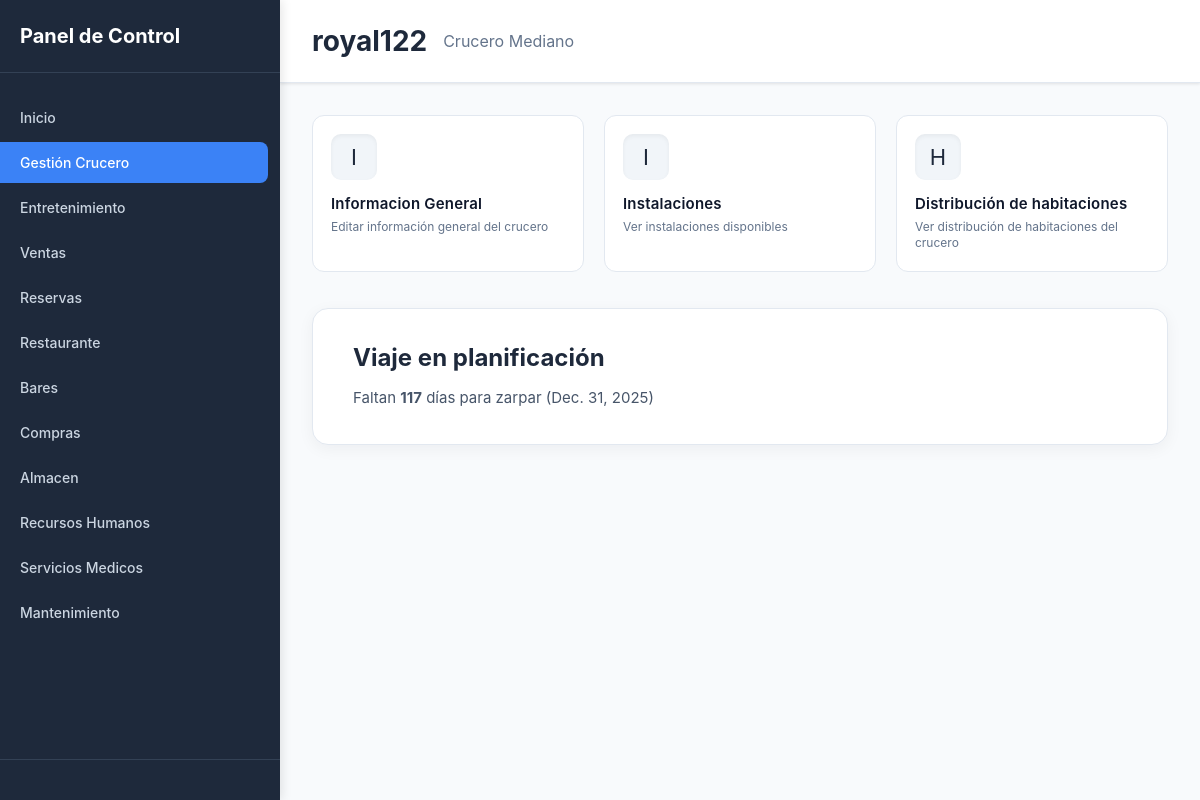
/1/, run on the app's committed database.
### Administracion-proyecto-Crucero-Development-Almac-n/apps/cruceros/models.py (models this page shows, shortened)
class Crucero(models.Model):
    class EstadoOperativo(models.TextChoices):
        ACTIVO = "activo", "Activo"
        INACTIVO = "inactivo", "Inactivo"
        MANTENIMIENTO = "mantenimiento", "En mantenimiento"
        VIAJE = "viaje", "En viaje"
    class TipoCombustible(models.TextChoices):
        DIESEL = "diesel", "Diésel"
        GASOLINA = "gasolina", "Gasolina"
        GNL = "gnl", "Gas Natural Licuado"
        HIBRIDO = "hibrido", "Híbrido"
    class TipoCrucero(models.TextChoices):
        PEQUENO = "pequeno", "Pequeño"
        MEDIANO = "mediano", "Mediano"
        GRANDE = "grande", "Grande"
    nombre = models.CharField(max_length=100)
    tipo_crucero = models.CharField(
        max_length=30,
        choices=TipoCrucero.choices,
    default=TipoCrucero.MEDIANO,
        help_text="Tipo de crucero"
    )
    codigo_identificacion = models.CharField(max_length=50, unique=True)
    fecha_botadura = models.DateField()
    fecha_adquisicion = models.DateField()
    capacidad_pasajeros = models.PositiveIntegerField()
    capacidad_tripulacion = models.PositiveIntegerField()
    tonelaje = models.DecimalField(max_digits=10, decimal_places=2, help_text="Toneladas de peso muerto")
    eslora = models.DecimalField(max_digits=7, decimal_places=2, help_text="Longitud total (m)")
    manga = models.DecimalField(max_digits=7, decimal_places=2, help_text="Ancho máximo (m)")
    altura = models.DecimalField(max_digits=7, decimal_places=2, help_text="Altura (m)")
    numero_cubiertas = models.PositiveIntegerField(default=0, help_text="Número de cubiertas")
    bandera = models.CharField(max_length=50)
    puerto_base = models.CharField(max_length=100)
    estado_operativo = models.CharField(
        max_length=20,
        choices=EstadoOperativo.choices,
        default=EstadoOperativo.ACTIVO
    )
    descripcion = models.TextField(blank=True, default="", help_text="Descripción general del crucero")
    modelo_motor = models.CharField(max_length=100, blank=True)
    velocidad_maxima = models.DecimalField(
        max_digits=6,
        decimal_places=2,
        help_text="Velocidad máxima en nudos"
    )
    ultimo_mantenimiento = models.DateField(blank=True, null=True)
    proximo_mantenimiento = models.DateField(blank=True, null=True)
    tipo_combustible = models.CharField(
        max_length=20,
        choices=TipoCombustible.choices,
        default=TipoCombustible.DIESEL
    )
    consumo_combustible = models.DecimalField(
        max_digits=8,
        decimal_places=2,
        help_text="Consumo promedio en litros/hora",
        blank=True,
        null=True
    )
    class Meta:
        verbose_name = "Crucero"
        verbose_name_plural = "Cruceros"
        ordering = ['nombre']

class Viaje(models.Model):
    ESTADOS = (
        ('planificacion', 'En Planificación'),
        ('activo', 'Activo'),
        ('completado', 'Completado'),
    )
    crucero = models.ForeignKey(Crucero, on_delete=models.CASCADE, related_name='viajes')
    ruta = models.ForeignKey(Ruta, on_delete=models.CASCADE)
    fecha_inicio = models.DateField(null=True, blank=True)
    fecha_fin = models.DateField(null=True, blank=True)
    estado = models.CharField(max_length=20, choices=ESTADOS, default='planificacion')
    class Meta:
        ordering = ['-fecha_inicio']

### Administracion-proyecto-Crucero-Development-Almac-n/apps/cruceros/views.py (the view)
# urls.py: path("<int:crucero_id>/", views.mostrar_inicio, name="gestion_crucero"),
def mostrar_inicio(request, crucero_id):
    crucero = get_object_or_404(Crucero, pk=crucero_id)
    if request.method == 'POST' and request.POST.get('accion') == 'editar_crucero':
        form_edit = CruceroEditForm(request.POST, instance=crucero)
        if form_edit.is_valid():
            form_edit.save()
            return redirect('gestion_crucero', crucero_id=crucero.id)
    else:
        form_edit = CruceroEditForm(instance=crucero)
    if crucero.viajes.filter(estado="activo").count() == 0 and crucero.viajes.filter(estado = "planificacion").count() == 0:
        return _manejar_crucero_sin_viajes(request, crucero)
    return _mostrar_vista_inicio(request, crucero, form_edit)

### Administracion-proyecto-Crucero-Development-Almac-n/apps/cruceros/Services/vista_helpers.py (called while the page is built)
def construir_contexto_preview(crucero: Crucero, viajes_crucero, primer_viaje, fecha_sistema: FechaDelSistema) -> Dict[str, Any]:
    hoy = fecha_sistema.fecha_actual
    datos_viaje = obtener_datos_viaje(primer_viaje, hoy)
    instalaciones = crucero.instalaciones.all()
    distribucion = obtener_distribucion_habitaciones(crucero)
    return {
        'crucero': crucero,
        'viajes': viajes_crucero,
        'primer_viaje': primer_viaje,
        'hoy': hoy,
        "instalaciones": instalaciones,
        "distribucion_habitaciones": distribucion,
        **datos_viaje
    }

def obtener_datos_viaje(viaje, hoy):
    if viaje.estado == 'planificacion':
        return datos_viaje_planificacion(viaje, hoy)
    elif viaje.estado == 'activo':
        return datos_viaje_activo(viaje, hoy)
    return {}

def datos_viaje_planificacion(viaje, hoy):
    if not viaje.fecha_inicio:
        return {}
    dias_para_zarpe = max(0, (viaje.fecha_inicio - hoy).days)
    return {'dias_para_zarpe': dias_para_zarpe}

def obtener_distribucion_habitaciones(crucero: Crucero):
    tipos = (TipoHabitacion.objects.filter(habitaciones__crucero=crucero).distinct().order_by('nombre'))
    distribucion = []
    for tipo in tipos:
        total = Habitacion.objects.filter(crucero=crucero, tipo_habitacion=tipo).count()
        distribucion.append({
            'nombre': tipo.nombre,
            'capacidad_tipo': tipo.capacidad,
            'cantidad_habitaciones': total,
            'capacidad_total': total * tipo.capacidad,
            'descripcion': tipo.descripcion,
        })
    return distribucion

### Administracion-proyecto-Crucero-Development-Almac-n/apps/cruceros/views.py (called while the page is built)
def _mostrar_vista_inicio(request, crucero, form_edit):
    viajes_crucero = crucero.viajes.filter(estado__in = ["activo", "planificacion"]).order_by('fecha_inicio')
    primer_viaje = viajes_crucero.first()
    fecha_sistema = FechaDelSistema.objects.first()
    contexto = construir_contexto_preview(crucero, viajes_crucero, primer_viaje, fecha_sistema)
    contexto['form_crucero_edit'] = form_edit
    return render(request, 'inicio/inicio.html', contexto)

### Administracion-proyecto-Crucero-Development-Almac-n/apps/cruceros/Templates/inicio/inicio.html (shortened to what this page needs)
{% load static %}
<!DOCTYPE html>
<html lang="es">
<head>
    <link rel="stylesheet" href="{% static 'Css/inicio.css' %}">
</head>
<body>
    <div class="dashboard-container">
        <aside class="sidebar">
            <div class="sidebar-header">
                <div class="logo" onclick="toggleSidebar()" style="cursor: pointer;">
                    <span class="logo-text">Panel de Control</span>
                </div>
            </div>
            <nav class="sidebar-nav">
                <ul class="nav-list">
                    <li class="nav-item">
                        <a href="/" class="nav-link">
                            <span class="nav-text">Inicio</span>
                        </a>
                    </li>
                    <li class="nav-item active">
                        <a href="{% url 'gestion_crucero' crucero.id %}" class="nav-link">
                            <span class="nav-text">Gestión Crucero</span>
                        </a>
                    </li>
                    <li class="nav-item">
                        <a href="{% url 'entretenimiento:entretenimiento' crucero.id%}" class="nav-link">
                            <span class="nav-text">Entretenimiento</span>
                        </a>
                    </li>
                    <li class="nav-item">
                        <a href="#" class="nav-link">
                            <span class="nav-text">Ventas</span>
                        </a>
                    </li>
                    <li class="nav-item">
                        <a href="#" class="nav-link">
                            <span class="nav-text">Reservas</span>
                        </a>
                    </li>
                    <li class="nav-item">
                        <a href="#" class="nav-link">
                            <span class="nav-text">Restaurante</span>
                        </a>
                    </li>
                    <li class="nav-item">
                        <a href="{% url 'bares' crucero.id %}" class="nav-link">
                            <span class="nav-text">Bares</span>
                        </a>
                    </li>
                    <li class="nav-item">
                        <a href="#" class="nav-link">
                            <span class="nav-text">Compras</span>
                        </a>
                    </li>
                    <li class="nav-item">
                        <a href="{% url 'vista_almacen' crucero.id %}" class="nav-link">
                            <span class="nav-text">Almacen</span>
                        </a>
                    </li>
                    <li class="nav-item">
                        <a href="#" class="nav-link">
                            <span class="nav-text">Recursos Humanos</span>
                        </a>
                    </li>
                    <li class="nav-item">
                        <a href="#" class="nav-link">
                            <span class="nav-text">Servicios Medicos</span>
                        </a>
                    </li>
                    <li class="nav-item">
                        <a href="#" class="nav-link">
                            <span class="nav-text">Mantenimiento</span>
                        </a>
                    </li>
                </ul>
            </nav>
            <div class="sidebar-footer">
            </div>
        </aside>
        <main class="main-content">
            <header class="main-header">
                <div class="header-left">
                    <h1 class="page-title">{{ crucero.nombre }}</h1>
                    <p class="page-subtitle">Crucero {{ crucero.get_tipo_crucero_display }}</p>
                </div>
            </header>
            <div class="dashboard-content">
                <div class="quick-cards">
                    <a href="#" class="quick-card">
                        <div class="quick-card__icon" aria-hidden="true">I</div>
                        <div class="quick-card__body">
                            <h3 class="quick-card__title">Informacion General</h3>
                            <p class="quick-card__text">Editar información general del crucero</p>
                        </div>
                    </a>
                    <a href="#" class="quick-card">
                        <div class="quick-card__icon" aria-hidden="true">I</div>
                        <div class="quick-card__body">
                            <h3 class="quick-card__title">Instalaciones</h3>
                            <p class="quick-card__text">Ver instalaciones disponibles</p>
                        </div>
                    </a>
                    <a href="#" class="quick-card">
                        <div class="quick-card__icon" aria-hidden="true">H</div>
                        <div class="quick-card__body">
                            <h3 class="quick-card__title">Distribución de habitaciones</h3>
                            <p class="quick-card__text">Ver distribución de habitaciones del crucero</p>
                        </div>
                    </a>
                </div>
                {% if primer_viaje %}
                    {% if primer_viaje.estado == 'planificacion' %}
                        <div class="viaje-planificacion">
                            <h2 class="viaje-planificacion__title">Viaje en planificación</h2>
                            {% if primer_viaje.fecha_inicio %}
                                {% if dias_para_zarpe > 0 %}
                                    <p class="viaje-planificacion__text">Faltan <strong>{{ dias_para_zarpe }}</strong> día{{ dias_para_zarpe|pluralize:"s" }} para zarpar ({{ primer_viaje.fecha_inicio }})</p>
                                {% elif dias_para_zarpe == 0 %}
                                    <p class="viaje-planificacion__text">Zarpa hoy ({{ primer_viaje.fecha_inicio }})</p>
                                {% else %}
                                    <p class="viaje-planificacion__text">La fecha programada de inicio ya pasó ({{ primer_viaje.fecha_inicio }})</p>
                                {% endif %}
                            {% else %}
                                <p class="viaje-planificacion__text">Aún no se ha definido una fecha de inicio.</p>
                            {% endif %}
                        </div>
                    {% endif %}
                {% endif %}
            </div>
        </main>
    </div>
</body>
</html>

### Administracion-proyecto-Crucero-Development-Almac-n/apps/cruceros/Static/Css/inicio.css (style rules this page uses)
body { font-family: 'Inter', 'Segoe UI', Tahoma, Geneva, Verdana, sans-serif; margin: 0; padding: 0; background: #f8fafc; min-height: 100vh; }
.dashboard-container { display: flex; min-height: 100vh; }
.sidebar { width: 280px; background: #1e293b; color: white; display: flex; flex-direction: column; position: fixed; height: 100vh; left: 0; top: 0; z-index: 1000; box-shadow: 2px 0 10px rgba(0,0,0,0.1); transition: width 0.3s ease; }
.sidebar-header { padding: 24px 20px; border-bottom: 1px solid #334155; }
.logo { display: flex; align-items: center; gap: 12px; }
.logo-text { font-size: 20px; font-weight: 700; color: white; }
.sidebar-nav { flex: 1; padding: 20px 0; }
.nav-list { list-style: none; padding: 0; margin: 0; }
.nav-item { margin: 4px 0; }
.nav-link { display: flex; align-items: center; gap: 12px; padding: 12px 20px; color: #cbd5e1; text-decoration: none; transition: all 0.3s ease, color 0.4s ease; border-radius: 0 8px 8px 0; margin-right: 12px; }
.nav-item.active .nav-link { background: #3b82f6; color: white; }
.nav-text { font-weight: 500; font-size: 14px; transition: color 0.4s ease; }
.sidebar-footer { padding: 20px; border-top: 1px solid #334155; }
.main-content { flex: 1; margin-left: 280px; background: #f8fafc; min-height: 100vh; transition: margin-left 0.3s ease; }
.main-header { background: white; padding: 24px 32px; border-bottom: 1px solid #e2e8f0; display: flex; justify-content: space-between; align-items: center; box-shadow: 0 1px 3px rgba(0,0,0,0.1); }
.header-left { display: flex; align-items: center; gap: 16px; }
.page-title { font-size: 28px; font-weight: 700; color: #1e293b; margin: 0; }
.page-subtitle { font-size: 16px; color: #64748b; margin: 0; }
.dashboard-content { padding: 32px; }
.quick-cards { display: grid; grid-template-columns: repeat(auto-fit, minmax(180px, 1fr)); gap: 20px; margin-bottom: 36px; }
.quick-card { background: #ffffff; border: 1px solid #e2e8f0; border-radius: 12px; padding: 18px 18px 20px 18px; display: flex; flex-direction: column; align-items: flex-start; gap: 14px; text-decoration: none; position: relative; overflow: hidden; transition: box-shadow .25s ease, transform .25s ease, border-color .25s ease; }
.quick-card::before { content: ""; position: absolute; inset: 0; background: linear-gradient(135deg, rgba(59,130,246,0.08), rgba(99,102,241,0.08)); opacity: 0; transition: opacity .3s ease; }
.quick-card__icon { width: 46px; height: 46px; border-radius: 10px; background: #f1f5f9; display: flex; align-items: center; justify-content: center; font-size: 22px; flex-shrink: 0; color: #1e293b; box-shadow: 0 2px 4px rgba(0,0,0,.05) inset; }
.quick-card__body { position: relative; z-index: 1; }
.quick-card__title { margin: 0 0 6px 0; font-size: 15px; font-weight: 600; color: #0f172a; letter-spacing:.2px; }
.quick-card__text { margin: 0; font-size: 12px; line-height: 1.35; color: #64748b; }
.viaje-planificacion, .viaje-completado { background: #fff; border: 1px solid #e2e8f0; border-radius: 16px; padding: 34px 40px; box-shadow: 0 4px 16px rgba(15,23,42,.05); margin-bottom: 40px; }
.viaje-planificacion__title, .viaje-completado__title { margin: 0 0 14px; font-size: 24px; font-weight: 700; color: #1e293b; }
.viaje-planificacion__text, .viaje-completado__text { margin: 0; font-size: 15px; color: #475569; line-height: 1.55; }

### data on the page
Crucero: nombre "royal122", tipo_crucero "Mediano"
Viaje: fecha_inicio "Dec. 31, 2025"

### other printed values
{{ dias_para_zarpe }} "117"
